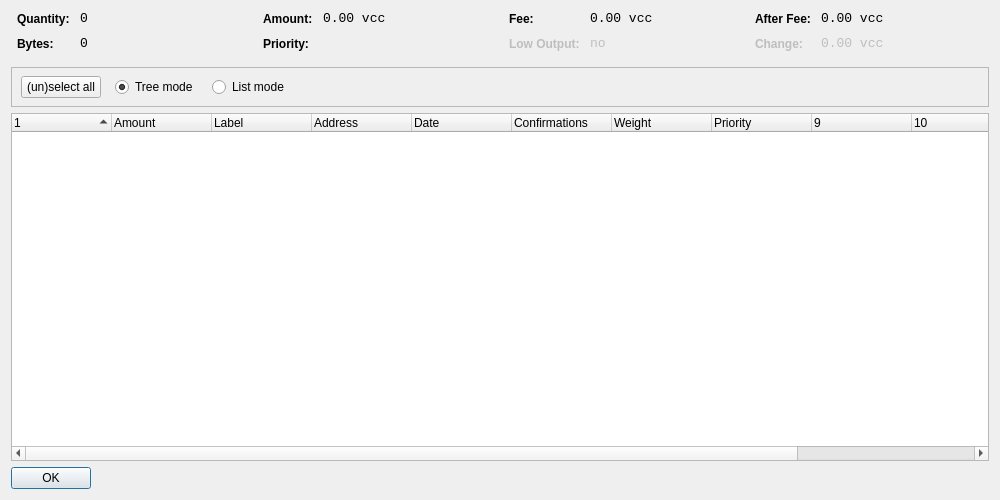
<?xml version="1.0" encoding="UTF-8"?>
<ui version="4.0">
 <class>CoinControlDialog</class>
 <widget class="QWidget" name="CoinControlDialog">
  <property name="geometry">
   <rect>
    <x>0</x>
    <y>0</y>
    <width>1000</width>
    <height>500</height>
   </rect>
  </property>
  <property name="windowTitle">
   <string>Coin Control</string>
  </property>
  <layout class="QVBoxLayout" name="verticalLayout">
   <item>
    <layout class="QHBoxLayout" name="horizontalLayoutTop" stretch="0,0,0,0">
     <property name="topMargin">
      <number>0</number>
     </property>
     <property name="bottomMargin">
      <number>10</number>
     </property>
     <item>
      <layout class="QFormLayout" name="formLayoutCoinControl1">
       <property name="horizontalSpacing">
        <number>10</number>
       </property>
       <property name="verticalSpacing">
        <number>10</number>
       </property>
       <property name="leftMargin">
        <number>6</number>
       </property>
       <property name="rightMargin">
        <number>6</number>
       </property>
       <item row="0" column="0">
        <widget class="QLabel" name="labelCoinControlQuantityText">
         <property name="styleSheet">
          <string notr="true">font-weight:bold;</string>
         </property>
         <property name="text">
          <string>Quantity:</string>
         </property>
        </widget>
       </item>
       <item row="0" column="1">
        <widget class="QLabel" name="labelCoinControlQuantity">
         <property name="font">
          <font>
           <family>Monospace</family>
           <pointsize>10</pointsize>
          </font>
         </property>
         <property name="cursor">
          <cursorShape>IBeamCursor</cursorShape>
         </property>
         <property name="contextMenuPolicy">
          <enum>Qt::ActionsContextMenu</enum>
         </property>
         <property name="text">
          <string notr="true">0</string>
         </property>
         <property name="textInteractionFlags">
          <set>Qt::LinksAccessibleByMouse|Qt::TextSelectableByKeyboard|Qt::TextSelectableByMouse</set>
         </property>
        </widget>
       </item>
       <item row="1" column="0">
        <widget class="QLabel" name="labelCoinControlBytesText">
         <property name="styleSheet">
          <string notr="true">font-weight:bold;</string>
         </property>
         <property name="text">
          <string>Bytes:</string>
         </property>
        </widget>
       </item>
       <item row="1" column="1">
        <widget class="QLabel" name="labelCoinControlBytes">
         <property name="font">
          <font>
           <family>Monospace</family>
           <pointsize>10</pointsize>
          </font>
         </property>
         <property name="cursor">
          <cursorShape>IBeamCursor</cursorShape>
         </property>
         <property name="contextMenuPolicy">
          <enum>Qt::ActionsContextMenu</enum>
         </property>
         <property name="text">
          <string notr="true">0</string>
         </property>
         <property name="textInteractionFlags">
          <set>Qt::LinksAccessibleByMouse|Qt::TextSelectableByKeyboard|Qt::TextSelectableByMouse</set>
         </property>
        </widget>
       </item>
      </layout>
     </item>
     <item>
      <layout class="QFormLayout" name="formLayoutCoinControl2">
       <property name="horizontalSpacing">
        <number>10</number>
       </property>
       <property name="verticalSpacing">
        <number>10</number>
       </property>
       <property name="leftMargin">
        <number>6</number>
       </property>
       <property name="rightMargin">
        <number>6</number>
       </property>
       <item row="0" column="0">
        <widget class="QLabel" name="labelCoinControlAmountText">
         <property name="styleSheet">
          <string notr="true">font-weight:bold;</string>
         </property>
         <property name="text">
          <string>Amount:</string>
         </property>
        </widget>
       </item>
       <item row="0" column="1">
        <widget class="QLabel" name="labelCoinControlAmount">
         <property name="font">
          <font>
           <family>Monospace</family>
           <pointsize>10</pointsize>
          </font>
         </property>
         <property name="cursor">
          <cursorShape>IBeamCursor</cursorShape>
         </property>
         <property name="contextMenuPolicy">
          <enum>Qt::ActionsContextMenu</enum>
         </property>
         <property name="text">
          <string notr="true">0.00 vcc</string>
         </property>
         <property name="textInteractionFlags">
          <set>Qt::LinksAccessibleByMouse|Qt::TextSelectableByKeyboard|Qt::TextSelectableByMouse</set>
         </property>
        </widget>
       </item>
       <item row="1" column="0">
        <widget class="QLabel" name="labelCoinControlPriorityText">
         <property name="styleSheet">
          <string notr="true">font-weight:bold;</string>
         </property>
         <property name="text">
          <string>Priority:</string>
         </property>
        </widget>
       </item>
       <item row="1" column="1">
        <widget class="QLabel" name="labelCoinControlPriority">
         <property name="font">
          <font>
           <family>Monospace</family>
           <pointsize>10</pointsize>
          </font>
         </property>
         <property name="cursor">
          <cursorShape>IBeamCursor</cursorShape>
         </property>
         <property name="contextMenuPolicy">
          <enum>Qt::ActionsContextMenu</enum>
         </property>
         <property name="text">
          <string/>
         </property>
         <property name="textInteractionFlags">
          <set>Qt::LinksAccessibleByMouse|Qt::TextSelectableByKeyboard|Qt::TextSelectableByMouse</set>
         </property>
        </widget>
       </item>
      </layout>
     </item>
     <item>
      <layout class="QFormLayout" name="formLayoutCoinControl3">
       <property name="horizontalSpacing">
        <number>10</number>
       </property>
       <property name="verticalSpacing">
        <number>10</number>
       </property>
       <property name="leftMargin">
        <number>6</number>
       </property>
       <property name="rightMargin">
        <number>6</number>
       </property>
       <item row="0" column="0">
        <widget class="QLabel" name="labelCoinControlFeeText">
         <property name="styleSheet">
          <string notr="true">font-weight:bold;</string>
         </property>
         <property name="text">
          <string>Fee:</string>
         </property>
        </widget>
       </item>
       <item row="0" column="1">
        <widget class="QLabel" name="labelCoinControlFee">
         <property name="font">
          <font>
           <family>Monospace</family>
           <pointsize>10</pointsize>
          </font>
         </property>
         <property name="cursor">
          <cursorShape>IBeamCursor</cursorShape>
         </property>
         <property name="contextMenuPolicy">
          <enum>Qt::ActionsContextMenu</enum>
         </property>
         <property name="text">
          <string notr="true">0.00 vcc</string>
         </property>
         <property name="textInteractionFlags">
          <set>Qt::LinksAccessibleByMouse|Qt::TextSelectableByKeyboard|Qt::TextSelectableByMouse</set>
         </property>
        </widget>
       </item>
       <item row="1" column="0">
        <widget class="QLabel" name="labelCoinControlLowOutputText">
         <property name="enabled">
          <bool>false</bool>
         </property>
         <property name="styleSheet">
          <string notr="true">font-weight:bold;</string>
         </property>
         <property name="text">
          <string>Low Output:</string>
         </property>
        </widget>
       </item>
       <item row="1" column="1">
        <widget class="QLabel" name="labelCoinControlLowOutput">
         <property name="enabled">
          <bool>false</bool>
         </property>
         <property name="font">
          <font>
           <family>Monospace</family>
           <pointsize>10</pointsize>
          </font>
         </property>
         <property name="cursor">
          <cursorShape>IBeamCursor</cursorShape>
         </property>
         <property name="contextMenuPolicy">
          <enum>Qt::ActionsContextMenu</enum>
         </property>
         <property name="text">
          <string>no</string>
         </property>
         <property name="textInteractionFlags">
          <set>Qt::LinksAccessibleByMouse|Qt::TextSelectableByKeyboard|Qt::TextSelectableByMouse</set>
         </property>
        </widget>
       </item>
      </layout>
     </item>
     <item>
      <layout class="QFormLayout" name="formLayoutCoinControl4">
       <property name="horizontalSpacing">
        <number>10</number>
       </property>
       <property name="verticalSpacing">
        <number>10</number>
       </property>
       <property name="leftMargin">
        <number>6</number>
       </property>
       <property name="rightMargin">
        <number>6</number>
       </property>
       <item row="0" column="0">
        <widget class="QLabel" name="labelCoinControlAfterFeeText">
         <property name="styleSheet">
          <string notr="true">font-weight:bold;</string>
         </property>
         <property name="text">
          <string>After Fee:</string>
         </property>
        </widget>
       </item>
       <item row="0" column="1">
        <widget class="QLabel" name="labelCoinControlAfterFee">
         <property name="font">
          <font>
           <family>Monospace</family>
           <pointsize>10</pointsize>
          </font>
         </property>
         <property name="cursor">
          <cursorShape>IBeamCursor</cursorShape>
         </property>
         <property name="contextMenuPolicy">
          <enum>Qt::ActionsContextMenu</enum>
         </property>
         <property name="text">
          <string notr="true">0.00 vcc</string>
         </property>
         <property name="textInteractionFlags">
          <set>Qt::LinksAccessibleByMouse|Qt::TextSelectableByKeyboard|Qt::TextSelectableByMouse</set>
         </property>
        </widget>
       </item>
       <item row="1" column="0">
        <widget class="QLabel" name="labelCoinControlChangeText">
         <property name="enabled">
          <bool>false</bool>
         </property>
         <property name="styleSheet">
          <string notr="true">font-weight:bold;</string>
         </property>
         <property name="text">
          <string>Change:</string>
         </property>
        </widget>
       </item>
       <item row="1" column="1">
        <widget class="QLabel" name="labelCoinControlChange">
         <property name="enabled">
          <bool>false</bool>
         </property>
         <property name="font">
          <font>
           <family>Monospace</family>
           <pointsize>10</pointsize>
          </font>
         </property>
         <property name="cursor">
          <cursorShape>IBeamCursor</cursorShape>
         </property>
         <property name="contextMenuPolicy">
          <enum>Qt::ActionsContextMenu</enum>
         </property>
         <property name="text">
          <string notr="true">0.00 vcc</string>
         </property>
         <property name="textInteractionFlags">
          <set>Qt::LinksAccessibleByMouse|Qt::TextSelectableByKeyboard|Qt::TextSelectableByMouse</set>
         </property>
        </widget>
       </item>
      </layout>
     </item>
    </layout>
   </item>
   <item>
    <widget class="QFrame" name="frame">
     <property name="minimumSize">
      <size>
       <width>0</width>
       <height>40</height>
      </size>
     </property>
     <property name="frameShape">
      <enum>QFrame::StyledPanel</enum>
     </property>
     <property name="frameShadow">
      <enum>QFrame::Sunken</enum>
     </property>
     <widget class="QWidget" name="horizontalLayoutWidget">
      <property name="geometry">
       <rect>
        <x>10</x>
        <y>0</y>
        <width>781</width>
        <height>41</height>
       </rect>
      </property>
      <layout class="QHBoxLayout" name="horizontalLayoutPanel" stretch="0,0,0,0">
       <property name="spacing">
        <number>14</number>
       </property>
       <item>
        <widget class="QPushButton" name="pushButtonSelectAll">
         <property name="sizePolicy">
          <sizepolicy hsizetype="Maximum" vsizetype="Fixed">
           <horstretch>0</horstretch>
           <verstretch>0</verstretch>
          </sizepolicy>
         </property>
         <property name="text">
          <string>(un)select all</string>
         </property>
        </widget>
       </item>
       <item>
        <widget class="QRadioButton" name="radioTreeMode">
         <property name="sizePolicy">
          <sizepolicy hsizetype="Maximum" vsizetype="Fixed">
           <horstretch>0</horstretch>
           <verstretch>0</verstretch>
          </sizepolicy>
         </property>
         <property name="text">
          <string>Tree mode</string>
         </property>
         <property name="checked">
          <bool>true</bool>
         </property>
        </widget>
       </item>
       <item>
        <widget class="QRadioButton" name="radioListMode">
         <property name="sizePolicy">
          <sizepolicy hsizetype="Maximum" vsizetype="Fixed">
           <horstretch>0</horstretch>
           <verstretch>0</verstretch>
          </sizepolicy>
         </property>
         <property name="text">
          <string>List mode</string>
         </property>
        </widget>
       </item>
       <item>
        <spacer name="horizontalSpacer">
         <property name="orientation">
          <enum>Qt::Horizontal</enum>
         </property>
         <property name="sizeHint" stdset="0">
          <size>
           <width>40</width>
           <height>20</height>
          </size>
         </property>
        </spacer>
       </item>
      </layout>
     </widget>
    </widget>
   </item>
   <item>
    <widget class="CoinControlTreeWidget" name="treeWidget">
     <property name="contextMenuPolicy">
      <enum>Qt::CustomContextMenu</enum>
     </property>
     <property name="sortingEnabled">
      <bool>false</bool>
     </property>
     <property name="columnCount">
      <number>12</number>
     </property>
     <attribute name="headerShowSortIndicator" stdset="0">
      <bool>true</bool>
     </attribute>
     <attribute name="headerStretchLastSection">
      <bool>false</bool>
     </attribute>
     <column>
      <property name="text">
       <string/>
      </property>
     </column>
     <column>
      <property name="text">
       <string>Amount</string>
      </property>
     </column>
     <column>
      <property name="text">
       <string>Label</string>
      </property>
     </column>
     <column>
      <property name="text">
       <string>Address</string>
      </property>
     </column>
     <column>
      <property name="text">
       <string>Date</string>
      </property>
     </column>
     <column>
      <property name="text">
       <string>Confirmations</string>
      </property>
      <property name="toolTip">
       <string>Confirmed</string>
      </property>
     </column>
     <column>
      <property name="text">
       <string>Weight</string>
      </property>
     </column>
     <column>
      <property name="text">
       <string>Priority</string>
      </property>
     </column>
     <column>
      <property name="text">
       <string/>
      </property>
     </column>
     <column>
      <property name="text">
       <string/>
      </property>
     </column>
     <column>
      <property name="text">
       <string/>
      </property>
     </column>
     <column>
      <property name="text">
       <string/>
      </property>
     </column>
    </widget>
   </item>
   <item>
    <widget class="QDialogButtonBox" name="buttonBox">
     <property name="sizePolicy">
      <sizepolicy hsizetype="Maximum" vsizetype="Fixed">
       <horstretch>0</horstretch>
       <verstretch>0</verstretch>
      </sizepolicy>
     </property>
     <property name="orientation">
      <enum>Qt::Horizontal</enum>
     </property>
     <property name="standardButtons">
      <set>QDialogButtonBox::Ok</set>
     </property>
    </widget>
   </item>
  </layout>
 </widget>
 <customwidgets>
  <customwidget>
   <class>CoinControlTreeWidget</class>
   <extends>QTreeWidget</extends>
   <header>coincontroltreewidget.h</header>
  </customwidget>
 </customwidgets>
 <resources/>
 <connections/>
</ui>
